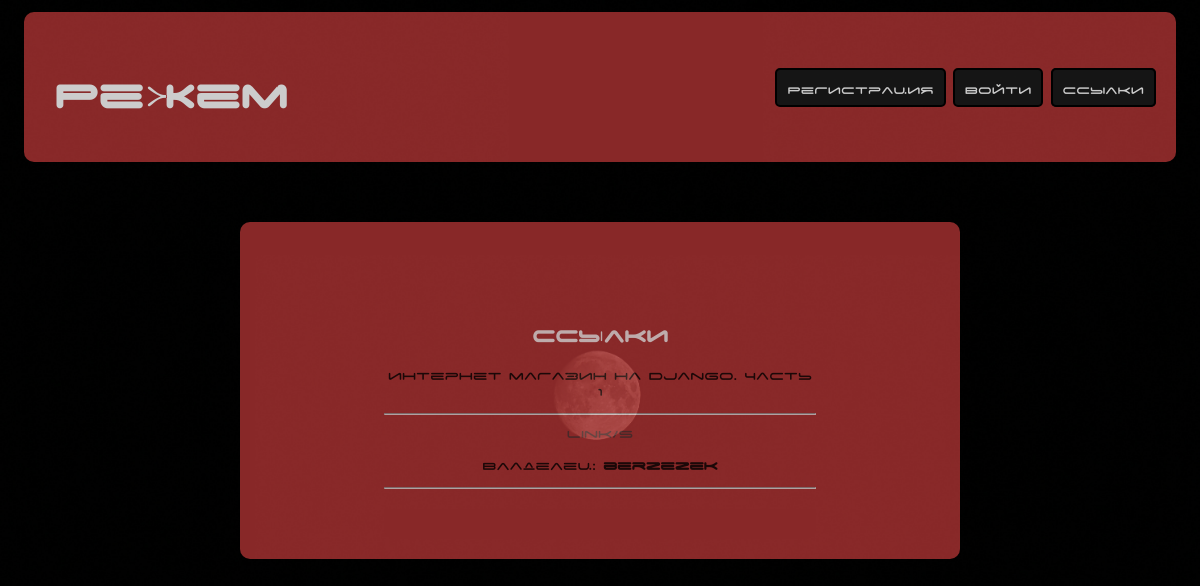
Page /link/s on the committed database.
### link/models.py (models this page shows, shortened)
class Link(models.Model):
    title = models.CharField('Описание', max_length=100)
    slug = models.SlugField('короткое название', unique=True)
    long_link = models.CharField('ссылка', max_length=255, null=True)
    date = models.DateTimeField('Дата', default=timezone.now)
    autor = models.ForeignKey(User, on_delete=models.CASCADE, null=True)
    def __str__(self):
        return f'{self.title}'
    class Meta:
        verbose_name = 'ССылку'
        verbose_name_plural = 'ССылки'

### link/views.py (the view)
# urls.py: path('link/<slug>', views.LinkDetailView.as_view(), name='link-detail'),
class LinkDetailView(DetailView):
    model = Link
    template_name = 'link/link_detail.html'
    def get_context_data(self, **kwards):
        ctx = super(LinkDetailView, self).get_context_data(**kwards)
        ctx['title'] = Link.objects.get(slug=self.kwargs['slug'])
        return ctx

### link/templates/link/link_detail.html (shortened to what this page needs)
{% extends 'link/base.html' %}
{% block main %}
  <form class="form">
    <div class="form__div">
      <h2 class="form__h2">Ссылки</h2>
      <p class="">{{ object.title }}</p>
      <hr>
      <a href="{{ object.long_link }}" target="blank"><span>link/{{ object.slug }}</span></a>
      <div class="">
        <div class="">
          <p>Владелец: <b>{{ object.autor }}</b></p>
        </div>
      </div>
      <hr class="form__hr">
    </div>
  </form>
{% endblock %}

### link/static/link/style.css (style rules this page uses)
body { padding: 0; margin: 0; background: url(back.jpg) no-repeat; background-size: cover; font-family: MyWebFont, sans-serif; }
a { text-decoration: none; color: #463333; }
h2 { color: white; font-size: 25px; }
.form { margin-top: 5%; padding: 20px 0px; width: 60%; margin-left: auto; margin-right: auto; border-radius: 10px; background-color: #ab3333; opacity: 0.8; text-align: center; }
.form__hr { margin-bottom: 30px; }

### rows in the picture
Link: title "Интернет магазин на Django. Часть 1", slug "s", autor "berzezek"
